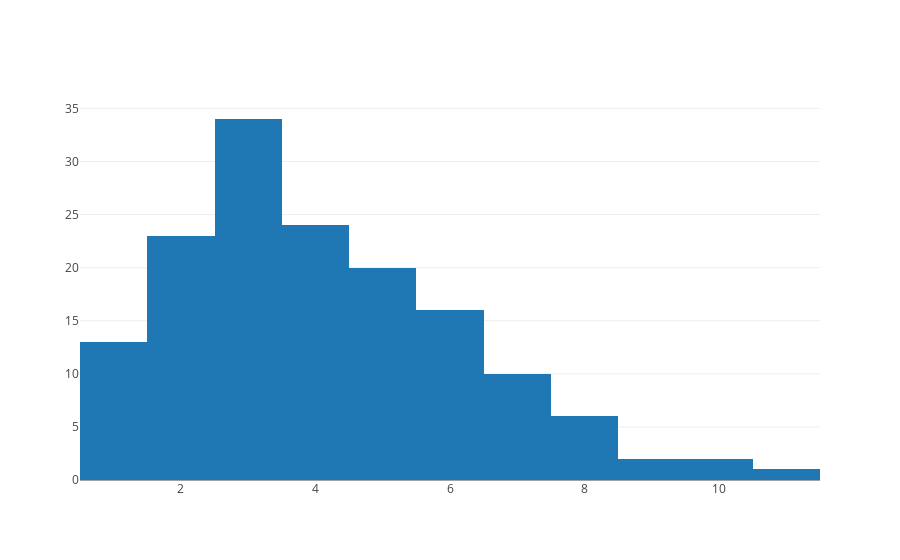

Notebook source saved alongside this figure:
### Code cell
data = []
data = ([go.Histogram(x=dfRPP.ABX_Days_IP)])
iplot(data)

### Figure 1 — Plotly figure (JSON) as saved in the notebook; plotly's stock layout.template omitted (floating-point values rounded to 4 significant figures; data arrays with more than 128 entries replaced by an {"elided": "..."} marker saying what was removed)
{"data": [{"type": "histogram", "x": {"elided": "290 int values"}}], "layout": {}}
